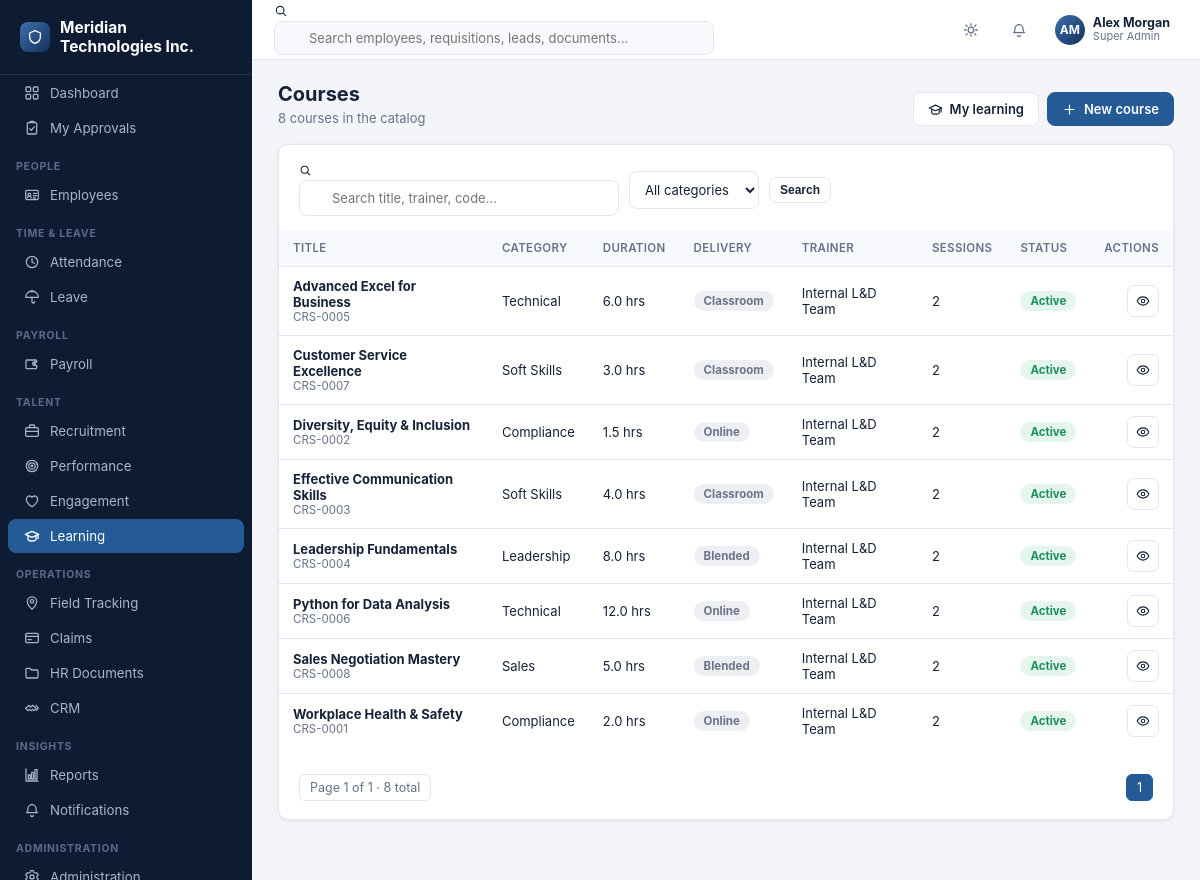
The page /learning/courses (signed in) on the database its author committed.
### tables this page shows
CREATE TABLE company_settings (
    id INTEGER PRIMARY KEY CHECK (id = 1),
    company_name TEXT NOT NULL DEFAULT 'Your Company',
    logo_path TEXT,
    address TEXT,
    city TEXT,
    state TEXT,
    country TEXT,
    pincode TEXT,
    phone TEXT,
    email TEXT,
    website TEXT,
    gstin TEXT,
    pan TEXT,
    currency_symbol TEXT NOT NULL DEFAULT '$',
    fiscal_year_start_month INTEGER NOT NULL DEFAULT 4,
    updated_at TEXT NOT NULL DEFAULT (datetime('now'))
);

CREATE TABLE users (
    id INTEGER PRIMARY KEY AUTOINCREMENT,
    username TEXT NOT NULL UNIQUE,
    password_hash TEXT NOT NULL,
    full_name TEXT NOT NULL,
    email TEXT,
    phone TEXT,
    role_id INTEGER NOT NULL REFERENCES roles(id),
    employee_id INTEGER REFERENCES employees(id),
    is_active INTEGER NOT NULL DEFAULT 1,
    last_login_at TEXT,
    created_at TEXT NOT NULL DEFAULT (datetime('now'))
);

CREATE TABLE roles (
    id INTEGER PRIMARY KEY AUTOINCREMENT,
    name TEXT NOT NULL UNIQUE,
    description TEXT,
    is_system INTEGER NOT NULL DEFAULT 0,
    created_at TEXT NOT NULL DEFAULT (datetime('now'))
);

CREATE TABLE courses (
    id INTEGER PRIMARY KEY AUTOINCREMENT,
    course_code TEXT NOT NULL UNIQUE,
    title TEXT NOT NULL,
    description TEXT,
    category TEXT,
    duration_hours REAL NOT NULL DEFAULT 1,
    trainer_name TEXT,
    delivery_mode TEXT NOT NULL DEFAULT 'Online',
    is_active INTEGER NOT NULL DEFAULT 1
);

### blueprints/learning.py (the view)
@bp.route("/courses")
@permission_required("learning.courses.view")
def courses_list():
    q = request.args.get("q", "").strip()
    category = request.args.get("category", "").strip()
    page, per_page = paginate_args(request)
    where = []
    args = []
    if q:
        where.append("(c.title LIKE ? OR c.trainer_name LIKE ? OR c.course_code LIKE ?)")
        args.extend([f"%{q}%", f"%{q}%", f"%{q}%"])
    if category:
        where.append("c.category = ?")
        args.append(category)
    where_sql = ("WHERE " + " AND ".join(where)) if where else ""
    total = db.query(f"SELECT COUNT(*) c FROM courses c {where_sql}", args, one=True)["c"]
    offset = (page - 1) * per_page
    rows = db.query(
        f"""SELECT c.*, (SELECT COUNT(*) FROM training_sessions ts WHERE ts.course_id = c.id) AS session_count
            FROM courses c {where_sql}
            ORDER BY c.title LIMIT ? OFFSET ?""",
        args + [per_page, offset],
    )
    pages = max(1, -(-total // per_page))
    categories = db.query("SELECT DISTINCT category FROM courses WHERE category IS NOT NULL AND category != '' ORDER BY category")
    return render_template(
        "learning/courses_list.html",
        rows=rows, q=q, category=category, categories=categories,
        page=page, pages=pages, total=total, per_page=per_page,
        can_create=has_permission("learning.courses.create"),
    )

### auth.py (called while the page is built, shortened)
def load_logged_in_user():
    user_id = session.get("user_id")
    if user_id is None:
        g.user = None
        g.permissions = set()
        g.employee = None
        return
    user = db.query(
        """SELECT u.*, r.name as role_name FROM users u
           JOIN roles r ON r.id = u.role_id WHERE u.id=? AND u.is_active=1""",
        (user_id,), one=True,
    )
    g.user = user
    if user is None:
        g.permissions = set()
        g.employee = None
        return
    if user["role_name"] == "Super Admin":
        g.permissions = {"*"}
    g.employee = None
    if user["employee_id"]:
        g.employee = db.query("SELECT * FROM employees WHERE id=?", (user["employee_id"],), one=True)

def has_permission(code):
    if g.get("user") is None:
        return False
    perms = g.get("permissions", set())
    if "*" in perms:
        return True
    return code in perms

def permission_required(code):
    def decorator(view):
        @functools.wraps(view)
        def wrapped(**kwargs):
            if g.user is None:
                return redirect(url_for("auth.login", next=request.path))
            if not has_permission(code):
                flash(f"You don't have permission to do this ({code}).", "error")
                return redirect(url_for("dashboard.index"))
            return view(**kwargs)
        return wrapped
    return decorator

### db.py (called while the page is built)
def get_db():
    if "db" not in g:
        os.makedirs(os.path.dirname(config.DB_PATH), exist_ok=True)
        g.db = sqlite3.connect(config.DB_PATH, detect_types=sqlite3.PARSE_DECLTYPES)
        g.db.row_factory = sqlite3.Row
        g.db.execute("PRAGMA foreign_keys = ON")
    return g.db

def query(sql, args=(), one=False):
    conn = get_db()
    cur = conn.execute(sql, args)
    rows = cur.fetchall()
    cur.close()
    if one:
        return rows[0] if rows else None
    return rows

### helpers.py (called while the page is built)
def initials(name):
    if not name:
        return "?"
    parts = str(name).strip().split()
    if not parts:
        return "?"
    if len(parts) == 1:
        return parts[0][:2].upper()
    return (parts[0][0] + parts[-1][0]).upper()

def paginate_args(request, default_per_page=15):
    try:
        page = max(1, int(request.args.get("page", 1)))
    except ValueError:
        page = 1
    try:
        per_page = min(200, max(5, int(request.args.get("per_page", default_per_page))))
    except ValueError:
        per_page = default_per_page
    return page, per_page

### templates/learning/courses_list.html (shortened to what this page needs)
{% extends "base.html" %}
{% import "partials/icons.html" as ic %}
{% block content %}
<div class="page-head">
  <div>
    <h1>Courses</h1>
    <div class="sub">{{ total }} course{{ 's' if total != 1 else '' }} in the catalog</div>
  </div>
  <div style="display:flex;gap:8px">
    <a class="btn" href="{{ url_for('learning.my_learning') }}">{{ ic.icon('graduation',15) }} My learning</a>
    {% if can_create %}
    <a class="btn primary" href="{{ url_for('learning.course_new') }}">{{ ic.icon('plus',15) }} New course</a>
    {% endif %}
  </div>
</div>
<div class="card">
  <div class="card-pad" style="padding-bottom:0">
    <form class="toolbar" method="get">
      <div class="search-box">
        {{ ic.icon('search',13) }}
        <input type="text" name="q" value="{{ q }}" placeholder="Search title, trainer, code...">
      </div>
      <select name="category" class="filter-select" onchange="this.form.submit()">
        <option value="">All categories</option>
      </select>
      <button class="btn sm" type="submit">Search</button>
    </form>
  </div>
  <div class="table-wrap">
    {% if rows %}
    <table class="dt">
      <thead><tr>
        <th>Title</th><th>Category</th><th>Duration</th><th>Delivery</th><th>Trainer</th><th>Sessions</th><th>Status</th><th style="text-align:right">Actions</th>
      </tr></thead>
      <tbody>
        {% for row in rows %}
        <tr>
          <td>
            <div class="cell-person">
              <div><div class="n">{{ row.title }}</div><div class="s">{{ row.course_code }}</div></div>
            </div>
          </td>
          <td>{{ row.category or '—' }}</td>
          <td>{{ row.duration_hours }} hrs</td>
          <td><span class="badge {{ status_badge_class(row.delivery_mode) }}">{{ row.delivery_mode }}</span></td>
          <td>{{ row.trainer_name or '—' }}</td>
          <td>{{ row.session_count }}</td>
          <td><span class="badge {{ 'green' if row.is_active else 'gray' }}">{{ 'Active' if row.is_active else 'Inactive' }}</span></td>
          <td>
            <div class="row-actions">
              <a class="btn sm btn-icon" href="{{ url_for('learning.course_view', id=row.id) }}" title="View">{{ ic.icon('eye',14) }}</a>
            </div>
          </td>
        </tr>
        {% endfor %}
      </tbody>
    </table>
    {% else %}
    <div class="empty-state">
      <div class="ic">{{ ic.icon('graduation', 34) }}</div>
      <p>No courses found{{ ' for "%s"'|format(q) if q else '' }}.</p>
    </div>
    {% endif %}
  </div>
  <div class="card-pad" style="padding-top:12px">
    {% include "partials/pagination.html" %}
  </div>
</div>
{% endblock %}

### templates/base.html (shortened to what this page needs)
<!doctype html>
<html lang="en">
<head>
<link rel="stylesheet" href="{{ url_for('static', filename='css/style.css') }}">
</head>
<body>
{% import "partials/icons.html" as ic %}
{% set ep = request.endpoint or '' %}
<div class="app">
  <aside class="sidebar" id="sidebar">
    <div class="sidebar-brand"><span class="logo-dot">{{ ic.icon('shield', 16) }}</span> <span>{{ company.company_name if company else 'Enterprise HR' }}</span></div>
    <nav>
      <div class="nav-item {{ 'active' if ep=='dashboard.index' }}" onclick="location.href='{{ url_for('dashboard.index') }}'">
        {{ ic.icon('grid') }} <span>Dashboard</span>
      </div>
      <div class="nav-item {{ 'active' if ep=='dashboard.my_approvals' }}" onclick="location.href='{{ url_for('dashboard.my_approvals') }}'">
        {{ ic.icon('clipboard-check') }} <span>My Approvals</span>
      </div>
      {% if has_permission('employees.employees.view') %}
      <div class="nav-section">People</div>
      <div class="nav-item {{ 'active' if ep.startswith('employees.') }}" onclick="location.href='{{ url_for('employees.list_view') }}'">{{ ic.icon('id-card') }} <span>Employees</span></div>
      {% endif %}
      {% if has_permission('attendance.attendance.view') %}
      <div class="nav-section">Time &amp; Leave</div>
      <div class="nav-item {{ 'active' if ep.startswith('attendance.') }}" onclick="location.href='{{ url_for('attendance.daily') }}'">{{ ic.icon('clock') }} <span>Attendance</span></div>
      {% endif %}
      {% if has_permission('leave.requests.view') %}
      <div class="nav-item {{ 'active' if ep.startswith('leave.') }}" onclick="location.href='{{ url_for('leave.requests_list') }}'">{{ ic.icon('umbrella') }} <span>Leave</span></div>
      {% endif %}
      {% if has_permission('payroll.payslips.view') or has_permission('payroll.runs.view') %}
      <div class="nav-section">Payroll</div>
      <div class="nav-item {{ 'active' if ep.startswith('payroll.') }}" onclick="location.href='{{ url_for('payroll.runs_list') }}'">{{ ic.icon('wallet') }} <span>Payroll</span></div>
      {% endif %}
      {% if has_permission('recruitment.requisitions.view') %}
      <div class="nav-section">Talent</div>
      <div class="nav-item {{ 'active' if ep.startswith('recruitment.') }}" onclick="location.href='{{ url_for('recruitment.requisitions_list') }}'">{{ ic.icon('briefcase') }} <span>Recruitment</span></div>
      {% endif %}
      {% if has_permission('performance.goals.view') %}
      <div class="nav-item {{ 'active' if ep.startswith('performance.') }}" onclick="location.href='{{ url_for('performance.cycles_list') }}'">{{ ic.icon('target') }} <span>Performance</span></div>
      {% endif %}
      {% if has_permission('engagement.surveys.view') %}
      <div class="nav-item {{ 'active' if ep.startswith('engagement.') }}" onclick="location.href='{{ url_for('engagement.surveys_list') }}'">{{ ic.icon('heart') }} <span>Engagement</span></div>
      {% endif %}
      {% if has_permission('learning.courses.view') %}
      <div class="nav-item {{ 'active' if ep.startswith('learning.') }}" onclick="location.href='{{ url_for('learning.courses_list') }}'">{{ ic.icon('graduation') }} <span>Learning</span></div>
      {% endif %}
      {% if has_permission('field.visits.view') %}
      <div class="nav-section">Operations</div>
      <div class="nav-item {{ 'active' if ep.startswith('field.') }}" onclick="location.href='{{ url_for('field.visits_list') }}'">{{ ic.icon('map-pin') }} <span>Field Tracking</span></div>
      {% endif %}
      {% if has_permission('claims.claims.view') %}
      <div class="nav-item {{ 'active' if ep.startswith('claims.') }}" onclick="location.href='{{ url_for('claims.claims_list') }}'">{{ ic.icon('credit-card') }} <span>Claims</span></div>
      {% endif %}
      {% if has_permission('documents.documents.view') %}
      <div class="nav-item {{ 'active' if ep.startswith('documents.') }}" onclick="location.href='{{ url_for('documents.list_view') }}'">{{ ic.icon('folder') }} <span>HR Documents</span></div>
      {% endif %}
      {% if has_permission('crm.customers.view') %}
      <div class="nav-item {{ 'active' if ep.startswith('crm.') }}" onclick="location.href='{{ url_for('crm.customers_list') }}'">{{ ic.icon('handshake') }} <span>CRM</span></div>
      {% endif %}
      {% if has_permission('reports.reports.view') %}
      <div class="nav-section">Insights</div>
      <div class="nav-item {{ 'active' if ep.startswith('reports.') }}" onclick="location.href='{{ url_for('reports.index') }}'">{{ ic.icon('chart') }} <span>Reports</span></div>
      {% endif %}
      <div class="nav-item {{ 'active' if ep.startswith('notifications.') }}" onclick="location.href='{{ url_for('notifications.index') }}'">{{ ic.icon('bell') }} <span>Notifications</span></div>
      {% if has_permission('admin.settings.view') or has_permission('admin.users.view') %}
      <div class="nav-section">Administration</div>
      <div class="nav-item {{ 'active' if ep.startswith('admin.') }}" onclick="location.href='{{ url_for('admin.settings') }}'">{{ ic.icon('cog') }} <span>Administration</span></div>
      {% endif %}
    </nav>
  </aside>
  <div class="main">
    <header class="topbar">
      <div class="search-box">
        {{ ic.icon('search', 14) }}
        <input type="text" placeholder="Search employees, requisitions, leads, documents..." oninput="onGlobalSearch(this)">
      </div>
      <div class="topbar-right">
        <button class="icon-btn" onclick="toggleTheme()" title="Toggle theme">{{ ic.icon('sun') }}</button>
        <div class="dropdown">
          <button class="icon-btn" data-dropdown-toggle title="Notifications">
            {{ ic.icon('bell') }}
          </button>
        </div>
        <div class="dropdown">
          <div class="user-chip" data-dropdown-toggle>
            <div class="avatar">{% if g.employee and g.employee.photo_path %}<img src="{{ url_for('static', filename='uploads/' + g.employee.photo_path) }}">{% else %}{{ (g.user.full_name if g.user else '??')|initials }}{% endif %}</div>
            <div style="display:flex;flex-direction:column;line-height:1.2">
              <span style="font-weight:650;font-size:12.5px">{{ g.user.full_name if g.user else 'Guest' }}</span>
              <span class="text-muted" style="font-size:11px">{{ g.user.role_name if g.user else '' }}</span>
            </div>
          </div>
        </div>
      </div>
    </header>
    <main class="content">
      {% block content %}{% endblock %}
    </main>
  </div>
</div>
</body>
</html>

### templates/partials/icons.html (shortened to what this page needs)
{% macro icon(name, size=16) %}
<svg xmlns="http://www.w3.org/2000/svg" width="{{ size }}" height="{{ size }}" viewBox="0 0 24 24" fill="none" stroke="currentColor" stroke-width="1.9" stroke-linecap="round" stroke-linejoin="round" style="flex-shrink:0">{{ (p[name] or p['grid'])|safe }}</svg>
{%- endmacro %}

### rows shown on the page
company_settings: company_name "Meridian Technologies Inc."
users: full_name "AM", user "Alex Morgan"
roles: user "Super Admin"
courses: title "Advanced Excel for Business", course_code "CRS-0005", category "Technical", duration_hours "6.0", delivery_mode "Classroom", trainer_name "Internal L&D Team", session_count "2", is_active "Active", {{ size }} 14 (drawn)
courses: title "Customer Service Excellence", course_code "CRS-0007", category "Soft Skills", duration_hours "3.0", delivery_mode "Classroom", trainer_name "Internal L&D Team", session_count "2", is_active "Active", {{ size }} 14 (drawn)
courses: title "Diversity, Equity & Inclusion", course_code "CRS-0002", category "Compliance", duration_hours "1.5", delivery_mode "Online", trainer_name "Internal L&D Team", session_count "2", is_active "Active", {{ size }} 14 (drawn)
courses: title "Effective Communication Skills", course_code "CRS-0003", category "Soft Skills", duration_hours "4.0", delivery_mode "Classroom", trainer_name "Internal L&D Team", session_count "2", is_active "Active", {{ size }} 14 (drawn)
courses: title "Leadership Fundamentals", course_code "CRS-0004", category "Leadership", duration_hours "8.0", delivery_mode "Blended", trainer_name "Internal L&D Team", session_count "2", is_active "Active", {{ size }} 14 (drawn)
courses: title "Python for Data Analysis", course_code "CRS-0006", category "Technical", duration_hours "12.0", delivery_mode "Online", trainer_name "Internal L&D Team", session_count "2", is_active "Active", {{ size }} 14 (drawn)
courses: title "Sales Negotiation Mastery", course_code "CRS-0008", category "Sales", duration_hours "5.0", delivery_mode "Blended", trainer_name "Internal L&D Team", session_count "2", is_active "Active", {{ size }} 14 (drawn)
courses: title "Workplace Health & Safety", course_code "CRS-0001", category "Compliance", duration_hours "2.0", delivery_mode "Online", trainer_name "Internal L&D Team", session_count "2", is_active "Active", {{ size }} 14 (drawn)

### other values the page prints
{{ total }} "8"
{{ 's' if total != 1 else '' }} "s"
{{ page }} "1"
{{ pages }} "1"
